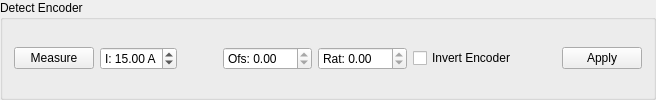
               <widget class="QGroupBox" name="groupBox_42">
                <property name="toolTip">
                 <string>&lt;html&gt;&lt;head/&gt;&lt;body&gt;&lt;p&gt;&lt;span style=&quot; font-weight:600;&quot;&gt;Detect Hall Sensors&lt;/span&gt; = to tdetect the encoder press the &amp;quot;Measure&amp;quot; Button and when the detection was successful press the apply button to the right. Afterwards you need press the &amp;quot;Write configuration&amp;quot; Button to write the settings to the VESC.&lt;/p&gt;&lt;/body&gt;&lt;/html&gt;</string>
                </property>
                <property name="title">
                 <string>Detect Encoder</string>
                </property>
                <layout class="QHBoxLayout" name="horizontalLayout_25">
                 <item>
                  <widget class="QPushButton" name="mcconfFocMeasureEncoderButton">
                   <property name="toolTip">
                    <string>&lt;html&gt;&lt;head/&gt;&lt;body&gt;&lt;p&gt;Run the motor slowly in open loop using the selected current and try to figure out the encoder offset and ratio, and whether the encoder is inverted.&lt;/p&gt;&lt;/body&gt;&lt;/html&gt;</string>
                   </property>
                   <property name="text">
                    <string>Measure</string>
                   </property>
                  </widget>
                 </item>
                 <item>
                  <widget class="QDoubleSpinBox" name="mcconfFocMeasureEncoderCurrentBox">
                   <property name="prefix">
                    <string>I: </string>
                   </property>
                   <property name="suffix">
                    <string> A</string>
                   </property>
                   <property name="value">
                    <double>15.000000000000000</double>
                   </property>
                  </widget>
                 </item>
                 <item>
                  <spacer name="horizontalSpacer_26">
                   <property name="orientation">
                    <enum>Qt::Horizontal</enum>
                   </property>
                   <property name="sizeHint" stdset="0">
                    <size>
                     <width>40</width>
                     <height>20</height>
                    </size>
                   </property>
                  </spacer>
                 </item>
                 <item>
                  <widget class="QDoubleSpinBox" name="mcconfFocMeasureEncoderOffsetBox">
                   <property name="readOnly">
                    <bool>true</bool>
                   </property>
                   <property name="prefix">
                    <string>Ofs: </string>
                   </property>
                   <property name="suffix">
                    <string/>
                   </property>
                   <property name="maximum">
                    <double>360.000000000000000</double>
                   </property>
                  </widget>
                 </item>
                 <item>
                  <widget class="QDoubleSpinBox" name="mcconfFocMeasureEncoderRatioBox">
                   <property name="readOnly">
                    <bool>true</bool>
                   </property>
                   <property name="prefix">
                    <string>Rat: </string>
                   </property>
                   <property name="suffix">
                    <string/>
                   </property>
                   <property name="maximum">
                    <double>500.000000000000000</double>
                   </property>
                  </widget>
                 </item>
                 <item>
                  <widget class="QCheckBox" name="mcconfFocMeasureEncoderInvertedBox">
                   <property name="text">
                    <string>Invert Encoder</string>
                   </property>
                  </widget>
                 </item>
                 <item>
                  <spacer name="horizontalSpacer_27">
                   <property name="orientation">
                    <enum>Qt::Horizontal</enum>
                   </property>
                   <property name="sizeHint" stdset="0">
                    <size>
                     <width>40</width>
                     <height>20</height>
                    </size>
                   </property>
                  </spacer>
                 </item>
                 <item>
                  <widget class="QPushButton" name="mcconfFocMeasureEncoderApplyButton">
                   <property name="text">
                    <string>Apply</string>
                   </property>
                  </widget>
                 </item>
                </layout>
               </widget>
